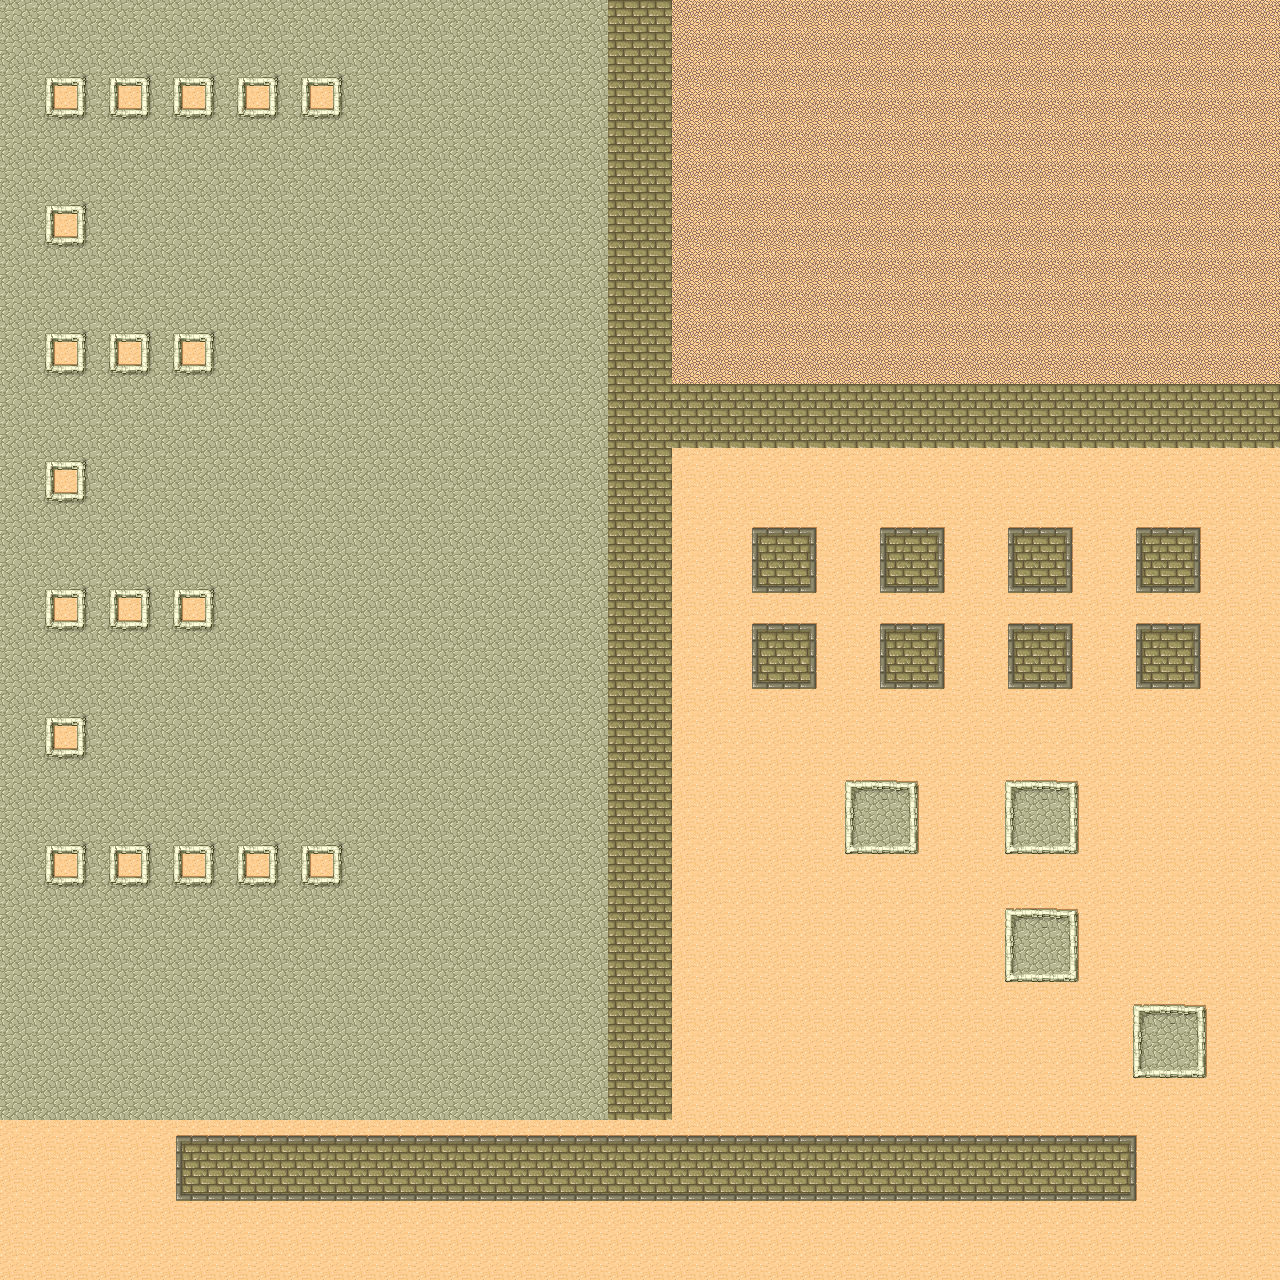

Below is a game level as drawn by its tile map, then a one-line description and the .tmx file that defines it, in full:
An orthogonal 40x40 tile map with 32x32 px tiles, 1 tile layer (capa0).

<map version="1.0" tiledversion="1.1.2" orientation="orthogonal" renderorder="right-down" width="40" height="40" tilewidth="32" tileheight="32" infinite="0" nextobjectid="1">
 <tileset firstgid="1" source="tmw_desert.tsx" />
 <layer name="capa0" width="40" height="40">
  <data encoding="csv">
34,34,34,34,34,34,34,34,34,34,34,34,34,34,34,34,34,34,34,10,10,15,15,15,15,15,15,15,15,15,15,15,15,15,15,15,15,15,15,15,
34,34,34,34,34,34,34,34,34,34,34,34,34,34,34,34,34,34,34,10,10,15,15,15,15,15,15,15,15,15,15,15,15,15,15,15,15,15,15,15,
34,36,37,36,37,36,37,36,37,36,37,34,34,34,34,34,34,34,34,10,10,15,15,15,15,15,15,15,15,15,15,15,15,15,15,15,15,15,15,15,
34,44,45,44,45,44,45,44,45,44,45,34,34,34,34,34,34,34,34,10,10,15,15,15,15,15,15,15,15,15,15,15,15,15,15,15,15,15,15,15,
34,34,34,34,34,34,34,34,34,34,34,34,34,34,34,34,34,34,34,10,10,15,15,15,15,15,15,15,15,15,15,15,15,15,15,15,15,15,15,15,
34,34,34,34,34,34,34,34,34,34,34,34,34,34,34,34,34,34,34,10,10,15,15,15,15,15,15,15,15,15,15,15,15,15,15,15,15,15,15,15,
34,36,37,34,34,34,34,34,34,34,34,34,34,34,34,34,34,34,34,10,10,15,15,15,15,15,15,15,15,15,15,15,15,15,15,15,15,15,15,15,
34,44,45,34,34,34,34,34,34,34,34,34,34,34,34,34,34,34,34,10,10,15,15,15,15,15,15,15,15,15,15,15,15,15,15,15,15,15,15,15,
34,34,34,34,34,34,34,34,34,34,34,34,34,34,34,34,34,34,34,10,10,15,15,15,15,15,15,15,15,15,15,15,15,15,15,15,15,15,15,15,
34,34,34,34,34,34,34,34,34,34,34,34,34,34,34,34,34,34,34,10,10,15,15,15,15,15,15,15,15,15,15,15,15,15,15,15,15,15,15,15,
34,36,37,36,37,36,37,34,34,34,34,34,34,34,34,34,34,34,34,10,10,15,15,15,15,15,15,15,15,15,15,15,15,15,15,15,15,15,15,15,
34,44,45,44,45,44,45,34,34,34,34,34,34,34,34,34,34,34,34,10,10,15,15,15,15,15,15,15,15,15,15,15,15,15,15,15,15,15,15,15,
34,34,34,34,34,34,34,34,34,34,34,34,34,34,34,34,34,34,34,10,10,10,10,10,10,10,10,10,10,10,10,10,10,10,10,10,10,10,10,10,
34,34,34,34,34,34,34,34,34,34,34,34,34,34,34,34,34,34,34,10,10,10,10,10,10,10,10,10,10,10,10,10,10,10,10,10,10,10,10,10,
34,36,37,34,34,34,34,34,34,34,34,34,34,34,34,34,34,34,34,10,10,30,30,30,30,30,30,30,30,30,30,30,30,30,30,30,30,30,30,30,
34,44,45,34,34,34,34,34,34,34,34,34,34,34,34,34,34,34,34,10,10,30,30,30,30,30,30,30,30,30,30,30,30,30,30,30,30,30,30,30,
34,34,34,34,34,34,34,34,34,34,34,34,34,34,34,34,34,34,34,10,10,30,30,1,2,3,30,1,2,3,30,1,2,3,30,1,2,3,30,30,
34,34,34,34,34,34,34,34,34,34,34,34,34,34,34,34,34,34,34,10,10,30,30,9,10,11,30,9,10,11,30,9,10,11,30,9,10,11,30,30,
34,36,37,36,37,36,37,34,34,34,34,34,34,34,34,34,34,34,34,10,10,30,30,17,18,19,30,17,18,19,30,17,18,19,30,17,18,19,30,30,
34,44,45,44,45,44,45,34,34,34,34,34,34,34,34,34,34,34,34,10,10,30,30,1,2,3,30,1,2,3,30,1,2,3,30,1,2,3,30,30,
34,34,34,34,34,34,34,34,34,34,34,34,34,34,34,34,34,34,34,10,10,30,30,9,10,11,30,9,10,11,30,9,10,11,30,9,10,11,30,30,
34,34,34,34,34,34,34,34,34,34,34,34,34,34,34,34,34,34,34,10,10,30,30,17,18,19,30,17,18,19,30,17,18,19,30,17,18,19,30,30,
34,36,37,34,34,34,34,34,34,34,34,34,34,34,34,34,34,34,34,10,10,30,30,30,30,30,30,30,30,30,30,30,30,30,30,30,30,30,30,30,
34,44,45,34,34,34,34,34,34,34,34,34,34,34,34,34,34,34,34,10,10,30,30,30,30,30,30,30,30,30,30,30,30,30,30,30,30,30,30,30,
34,34,34,34,34,34,34,34,34,34,34,34,34,34,34,34,34,34,34,10,10,30,30,30,30,30,25,26,27,30,30,25,26,27,30,30,30,30,30,30,
34,34,34,34,34,34,34,34,34,34,34,34,34,34,34,34,34,34,34,10,10,30,30,30,30,30,33,34,35,30,30,33,34,35,30,30,30,30,30,30,
34,36,37,36,37,36,37,36,37,36,37,34,34,34,34,34,34,34,34,10,10,30,30,30,30,30,41,42,43,30,30,41,42,43,30,30,30,30,30,30,
34,44,45,44,45,44,45,44,45,44,45,34,34,34,34,34,34,34,34,10,10,30,30,30,30,30,30,30,30,30,30,30,30,30,30,30,30,30,30,30,
34,34,34,34,34,34,34,34,34,34,34,34,34,34,34,34,34,34,34,10,10,30,30,30,30,30,30,30,30,30,30,25,26,27,30,30,30,30,30,30,
34,34,34,34,34,34,34,34,34,34,34,34,34,34,34,34,34,34,34,10,10,30,30,30,30,30,30,30,30,30,30,33,34,35,30,30,30,30,30,30,
34,34,34,34,34,34,34,34,34,34,34,34,34,34,34,34,34,34,34,10,10,30,30,30,30,30,30,30,30,30,30,41,42,43,30,30,30,30,30,30,
34,34,34,34,34,34,34,34,34,34,34,34,34,34,34,34,34,34,34,10,10,30,30,30,30,30,30,30,30,30,30,30,30,30,30,25,26,27,30,30,
34,34,34,34,34,34,34,34,34,34,34,34,34,34,34,34,34,34,34,10,10,30,30,30,30,30,30,30,30,30,30,30,30,30,30,33,34,35,30,30,
34,34,34,34,34,34,34,34,34,34,34,34,34,34,34,34,34,34,34,10,10,30,30,30,30,30,30,30,30,30,30,30,30,30,30,41,42,43,30,30,
34,34,34,34,34,34,34,34,34,34,34,34,34,34,34,34,34,34,34,10,10,30,30,30,30,30,30,30,30,30,30,30,30,30,30,30,30,30,30,30,
30,30,30,30,30,1,2,2,2,2,2,2,2,2,2,2,2,2,2,2,2,2,2,2,2,2,2,2,2,2,2,2,2,2,2,3,30,30,30,30,
30,30,30,30,30,9,10,10,10,10,10,10,10,10,10,10,10,10,10,10,10,10,10,10,10,10,10,10,10,10,10,10,10,10,10,11,30,30,30,30,
30,30,30,30,30,17,18,18,18,18,18,18,18,18,18,18,18,18,18,18,18,18,18,18,18,18,18,18,18,18,18,18,18,18,18,19,30,30,30,30,
30,30,30,30,30,30,30,30,30,30,30,30,30,30,30,30,30,30,30,30,30,30,30,30,30,30,30,30,30,30,30,30,30,30,30,30,30,30,30,30,
30,30,30,30,30,30,30,30,30,30,30,30,30,30,30,30,30,30,30,30,30,30,30,30,30,30,30,30,30,30,30,30,30,30,30,30,30,30,30,30
</data>
 </layer>
</map>
